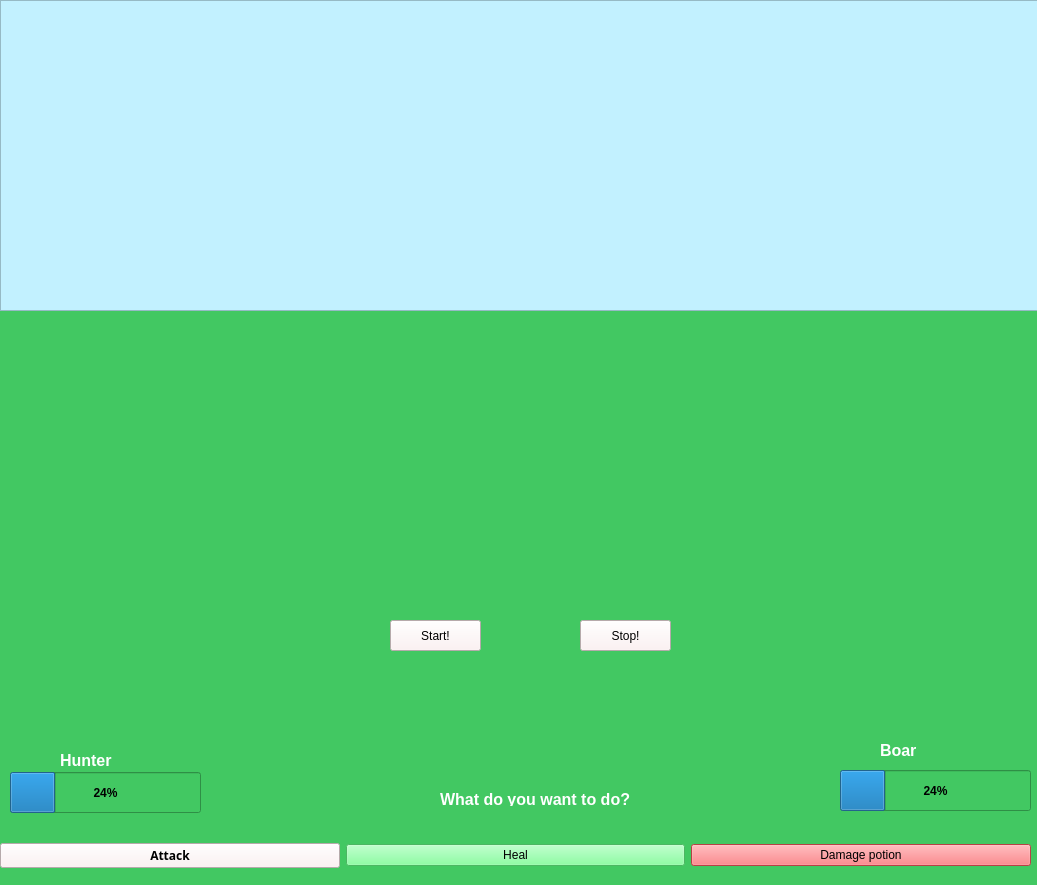
<?xml version="1.0" encoding="UTF-8"?>
<ui version="4.0">
 <class>Form</class>
 <widget class="QWidget" name="Form">
  <property name="geometry">
   <rect>
    <x>0</x>
    <y>0</y>
    <width>1037</width>
    <height>885</height>
   </rect>
  </property>
  <property name="palette">
   <palette>
    <active>
     <colorrole role="Button">
      <brush brushstyle="SolidPattern">
       <color alpha="255">
        <red>66</red>
        <green>200</green>
        <blue>98</blue>
       </color>
      </brush>
     </colorrole>
     <colorrole role="Base">
      <brush brushstyle="SolidPattern">
       <color alpha="255">
        <red>66</red>
        <green>200</green>
        <blue>98</blue>
       </color>
      </brush>
     </colorrole>
     <colorrole role="Window">
      <brush brushstyle="SolidPattern">
       <color alpha="255">
        <red>66</red>
        <green>200</green>
        <blue>98</blue>
       </color>
      </brush>
     </colorrole>
    </active>
    <inactive>
     <colorrole role="Button">
      <brush brushstyle="SolidPattern">
       <color alpha="255">
        <red>66</red>
        <green>200</green>
        <blue>98</blue>
       </color>
      </brush>
     </colorrole>
     <colorrole role="Base">
      <brush brushstyle="SolidPattern">
       <color alpha="255">
        <red>66</red>
        <green>200</green>
        <blue>98</blue>
       </color>
      </brush>
     </colorrole>
     <colorrole role="Window">
      <brush brushstyle="SolidPattern">
       <color alpha="255">
        <red>66</red>
        <green>200</green>
        <blue>98</blue>
       </color>
      </brush>
     </colorrole>
    </inactive>
    <disabled>
     <colorrole role="Button">
      <brush brushstyle="SolidPattern">
       <color alpha="255">
        <red>66</red>
        <green>200</green>
        <blue>98</blue>
       </color>
      </brush>
     </colorrole>
     <colorrole role="Base">
      <brush brushstyle="SolidPattern">
       <color alpha="255">
        <red>66</red>
        <green>200</green>
        <blue>98</blue>
       </color>
      </brush>
     </colorrole>
     <colorrole role="Window">
      <brush brushstyle="SolidPattern">
       <color alpha="255">
        <red>66</red>
        <green>200</green>
        <blue>98</blue>
       </color>
      </brush>
     </colorrole>
    </disabled>
   </palette>
  </property>
  <property name="windowTitle">
   <string>Hunter vs Boar</string>
  </property>
  <property name="styleSheet">
   <string notr="true">background-color: rgb(66, 200, 98)</string>
  </property>
  <widget class="QWidget" name="horizontalLayoutWidget">
   <property name="geometry">
    <rect>
     <x>0</x>
     <y>819</y>
     <width>1031</width>
     <height>73</height>
    </rect>
   </property>
   <layout class="QHBoxLayout" name="horizontalLayout">
    <item>
     <widget class="QPushButton" name="attack_btn">
      <property name="font">
       <font>
        <family>Yu Gothic UI Semibold</family>
        <weight>75</weight>
        <bold>true</bold>
       </font>
      </property>
      <property name="styleSheet">
       <string notr="true">background-color: rgb(255, 238, 239)</string>
      </property>
      <property name="text">
       <string>Attack</string>
      </property>
     </widget>
    </item>
    <item>
     <widget class="QPushButton" name="heal_btn">
      <property name="palette">
       <palette>
        <active>
         <colorrole role="Button">
          <brush brushstyle="SolidPattern">
           <color alpha="255">
            <red>107</red>
            <green>255</green>
            <blue>137</blue>
           </color>
          </brush>
         </colorrole>
         <colorrole role="Base">
          <brush brushstyle="SolidPattern">
           <color alpha="255">
            <red>107</red>
            <green>255</green>
            <blue>137</blue>
           </color>
          </brush>
         </colorrole>
         <colorrole role="Window">
          <brush brushstyle="SolidPattern">
           <color alpha="255">
            <red>107</red>
            <green>255</green>
            <blue>137</blue>
           </color>
          </brush>
         </colorrole>
        </active>
        <inactive>
         <colorrole role="Button">
          <brush brushstyle="SolidPattern">
           <color alpha="255">
            <red>107</red>
            <green>255</green>
            <blue>137</blue>
           </color>
          </brush>
         </colorrole>
         <colorrole role="Base">
          <brush brushstyle="SolidPattern">
           <color alpha="255">
            <red>107</red>
            <green>255</green>
            <blue>137</blue>
           </color>
          </brush>
         </colorrole>
         <colorrole role="Window">
          <brush brushstyle="SolidPattern">
           <color alpha="255">
            <red>107</red>
            <green>255</green>
            <blue>137</blue>
           </color>
          </brush>
         </colorrole>
        </inactive>
        <disabled>
         <colorrole role="Button">
          <brush brushstyle="SolidPattern">
           <color alpha="255">
            <red>107</red>
            <green>255</green>
            <blue>137</blue>
           </color>
          </brush>
         </colorrole>
         <colorrole role="Base">
          <brush brushstyle="SolidPattern">
           <color alpha="255">
            <red>107</red>
            <green>255</green>
            <blue>137</blue>
           </color>
          </brush>
         </colorrole>
         <colorrole role="Window">
          <brush brushstyle="SolidPattern">
           <color alpha="255">
            <red>107</red>
            <green>255</green>
            <blue>137</blue>
           </color>
          </brush>
         </colorrole>
        </disabled>
       </palette>
      </property>
      <property name="styleSheet">
       <string notr="true">background-color: rgb(107, 255, 137)</string>
      </property>
      <property name="text">
       <string>Heal</string>
      </property>
      <property name="checkable">
       <bool>false</bool>
      </property>
     </widget>
    </item>
    <item>
     <widget class="QPushButton" name="dmg_btn">
      <property name="styleSheet">
       <string notr="true">background-color: rgb(255, 93, 96)</string>
      </property>
      <property name="text">
       <string>Damage potion</string>
      </property>
     </widget>
    </item>
   </layout>
  </widget>
  <widget class="QWidget" name="verticalLayoutWidget">
   <property name="geometry">
    <rect>
     <x>0</x>
     <y>0</y>
     <width>1041</width>
     <height>311</height>
    </rect>
   </property>
   <layout class="QVBoxLayout" name="verticalLayout">
    <item>
     <widget class="QTextBrowser" name="textBrowser">
      <property name="styleSheet">
       <string notr="true">background-color: rgb(194, 241, 255)
</string>
      </property>
      <property name="html">
       <string>&lt;!DOCTYPE HTML PUBLIC &quot;-//W3C//DTD HTML 4.0//EN&quot; &quot;http://www.w3.org/TR/REC-html40/strict.dtd&quot;&gt;
&lt;html&gt;&lt;head&gt;&lt;meta name=&quot;qrichtext&quot; content=&quot;1&quot; /&gt;&lt;style type=&quot;text/css&quot;&gt;
p, li { white-space: pre-wrap; }
&lt;/style&gt;&lt;/head&gt;&lt;body style=&quot; font-family:'MS Shell Dlg 2'; font-size:8.25pt; font-weight:400; font-style:normal;&quot;&gt;
&lt;p style=&quot;-qt-paragraph-type:empty; margin-top:0px; margin-bottom:0px; margin-left:0px; margin-right:0px; -qt-block-indent:0; text-indent:0px; font-size:12pt;&quot;&gt;&lt;br /&gt;&lt;/p&gt;&lt;/body&gt;&lt;/html&gt;</string>
      </property>
     </widget>
    </item>
   </layout>
  </widget>
  <widget class="QLabel" name="label">
   <property name="geometry">
    <rect>
     <x>440</x>
     <y>790</y>
     <width>211</width>
     <height>16</height>
    </rect>
   </property>
   <property name="styleSheet">
    <string notr="true">background-color: none</string>
   </property>
   <property name="text">
    <string>&lt;html&gt;&lt;head/&gt;&lt;body&gt;&lt;p&gt;&lt;span style=&quot; font-size:12pt; font-weight:600; color:#ffffff;&quot;&gt;What do you want to do?&lt;/span&gt;&lt;/p&gt;&lt;/body&gt;&lt;/html&gt;</string>
   </property>
  </widget>
  <widget class="QProgressBar" name="hp_hunter">
   <property name="geometry">
    <rect>
     <x>10</x>
     <y>772</y>
     <width>191</width>
     <height>41</height>
    </rect>
   </property>
   <property name="font">
    <font>
     <weight>75</weight>
     <bold>true</bold>
    </font>
   </property>
   <property name="value">
    <number>24</number>
   </property>
  </widget>
  <widget class="QLabel" name="label_2">
   <property name="geometry">
    <rect>
     <x>60</x>
     <y>750</y>
     <width>61</width>
     <height>21</height>
    </rect>
   </property>
   <property name="styleSheet">
    <string notr="true">background-color: none</string>
   </property>
   <property name="text">
    <string>&lt;html&gt;&lt;head/&gt;&lt;body&gt;&lt;p&gt;&lt;span style=&quot; font-size:12pt; font-weight:600; color:#ffffff;&quot;&gt;Hunter&lt;/span&gt;&lt;/p&gt;&lt;/body&gt;&lt;/html&gt;</string>
   </property>
  </widget>
  <widget class="QProgressBar" name="hp_boar">
   <property name="geometry">
    <rect>
     <x>840</x>
     <y>770</y>
     <width>191</width>
     <height>41</height>
    </rect>
   </property>
   <property name="font">
    <font>
     <weight>75</weight>
     <italic>false</italic>
     <bold>true</bold>
    </font>
   </property>
   <property name="value">
    <number>24</number>
   </property>
  </widget>
  <widget class="QLabel" name="label_3">
   <property name="geometry">
    <rect>
     <x>880</x>
     <y>740</y>
     <width>47</width>
     <height>21</height>
    </rect>
   </property>
   <property name="styleSheet">
    <string notr="true">background-color: none</string>
   </property>
   <property name="text">
    <string>&lt;html&gt;&lt;head/&gt;&lt;body&gt;&lt;p&gt;&lt;span style=&quot; font-size:12pt; font-weight:600; color:#ffffff;&quot;&gt;Boar&lt;/span&gt;&lt;/p&gt;&lt;/body&gt;&lt;/html&gt;</string>
   </property>
  </widget>
  <widget class="QPushButton" name="start_btn">
   <property name="geometry">
    <rect>
     <x>390</x>
     <y>620</y>
     <width>91</width>
     <height>31</height>
    </rect>
   </property>
   <property name="styleSheet">
    <string notr="true">background-color : rgb(255, 238, 239)</string>
   </property>
   <property name="text">
    <string>Start!</string>
   </property>
  </widget>
  <widget class="QPushButton" name="stop_btn">
   <property name="geometry">
    <rect>
     <x>580</x>
     <y>620</y>
     <width>91</width>
     <height>31</height>
    </rect>
   </property>
   <property name="styleSheet">
    <string notr="true">background-color : rgb(255, 238, 239)</string>
   </property>
   <property name="text">
    <string>Stop!</string>
   </property>
  </widget>
  <widget class="QLabel" name="label_4">
   <property name="geometry">
    <rect>
     <x>290</x>
     <y>340</y>
     <width>481</width>
     <height>261</height>
    </rect>
   </property>
   <property name="styleSheet">
    <string notr="true">background: url(:/BackgroundImg/BackgroundImage.gif);
background-repeat: no-repeat;</string>
   </property>
   <property name="text">
    <string/>
   </property>
  </widget>
 </widget>
 <resources>
  <include location="pics/Picture hunter.qrc"/>
 </resources>
 <connections/>
</ui>
